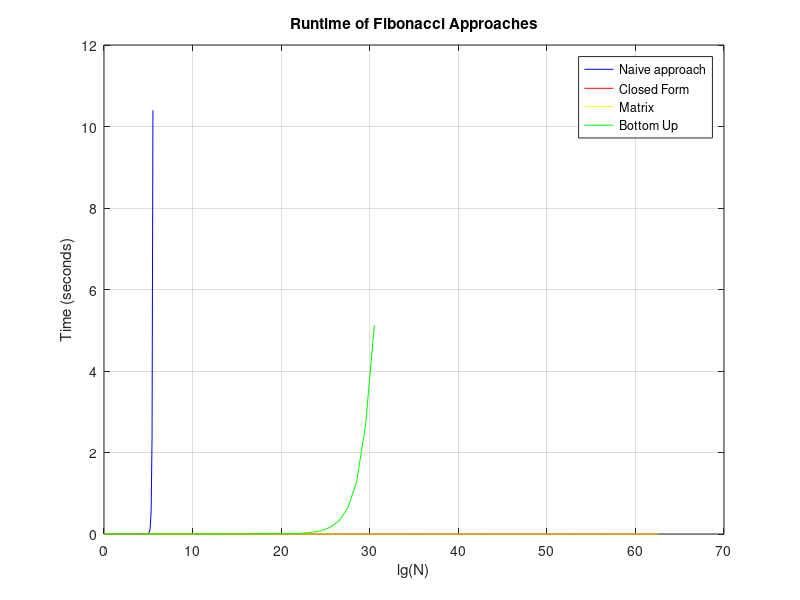

Write the MATLAB code that produced this figure.
% Matlab/Octave Script for plotting the run-time graph

A = load("fib_naive.txt");
x_axis = log2(A([1:2:32]));
y_axis = A([2:2:32]);
plot(x_axis, y_axis, 'b');
grid on;
hold on;

A = load("fib_closed_form.txt");
x_axis = log2(A([1:2:146]));
y_axis = A([2:2:146]);
plot(x_axis, y_axis, 'r');
hold on;

A = load("fib_matrix.txt");
x_axis = log2(A([1:2:146]));
y_axis = A([2:2:146]);
plot(x_axis, y_axis, 'y');
hold on;

A = load("fib_bottom_up.txt");
x_axis = log2(A([1:2:82]));
y_axis = A([2:2:82]);
plot(x_axis, y_axis, 'g');
hold on;

title("Runtime of Fibonacci Approaches");
xlabel("lg(N)");
ylabel("Time (seconds)");
legend("Naive approach", "Closed Form", "Matrix", "Bottom Up");




